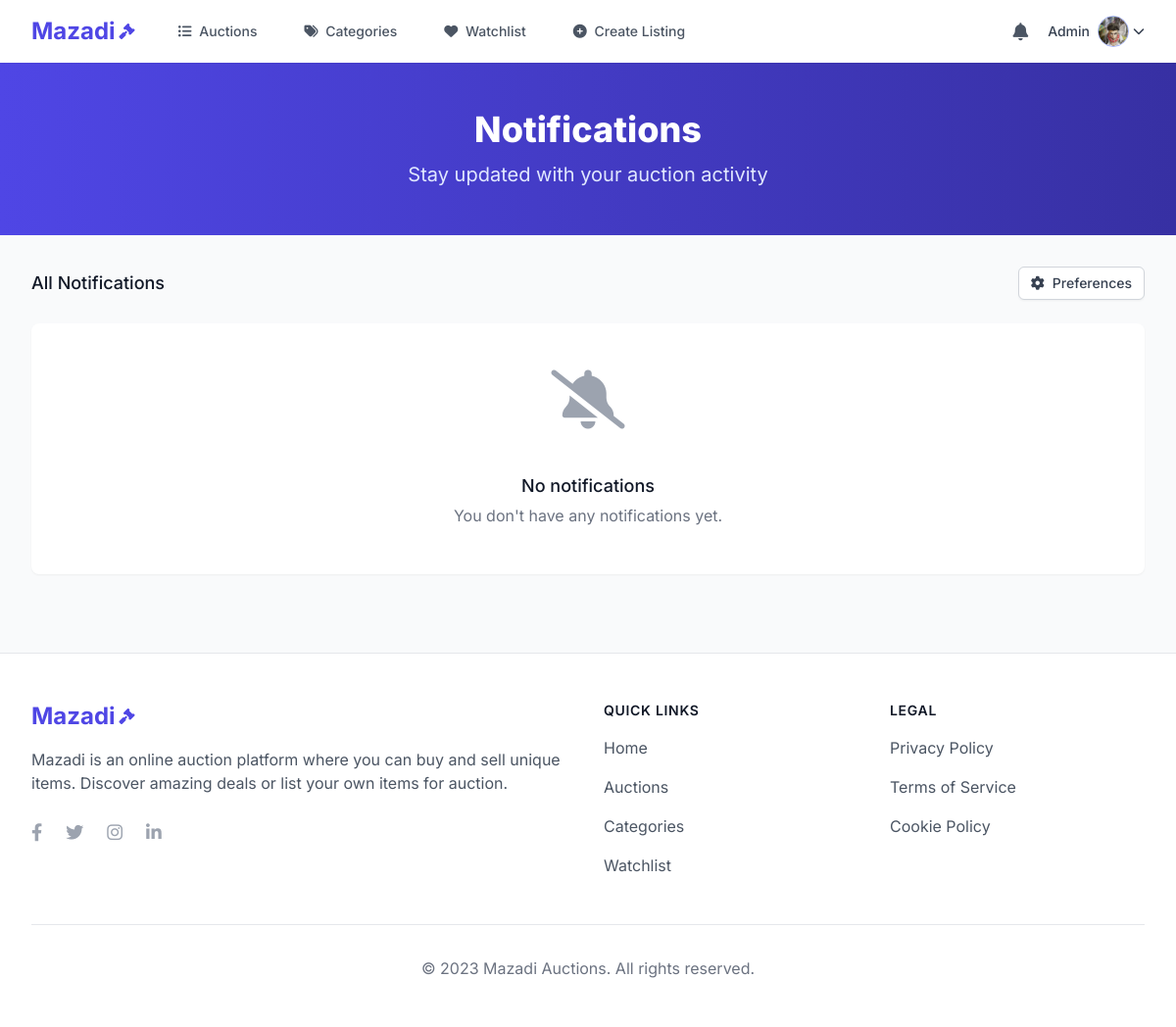
The page /notifications/ (signed in) on the database as committed earlier.
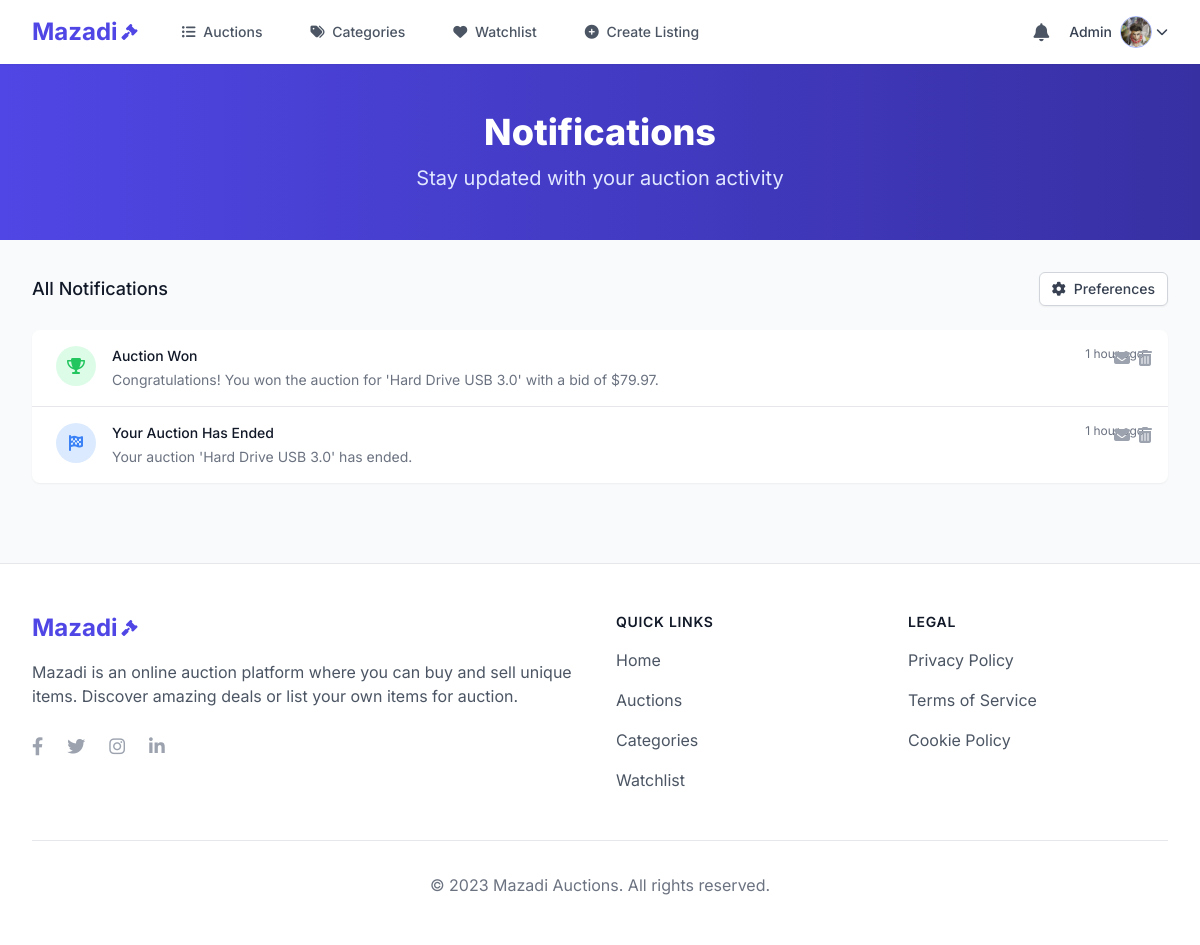
The same page on the database as committed later.
### notifications/models.py (models this page shows, shortened)
class Notification(models.Model):
    TYPE_CHOICES = [
        ('bid', 'New Bid'),
        ('outbid', 'Outbid'),
        ('auction_won', 'Auction Won'),
        ('auction_ended', 'Auction Ended'),
        ('comment', 'New Comment'),
        ('rating', 'New Rating'),
        ('message', 'New Message'),
        ('system', 'System Notification'),
    ]
    LEVEL_CHOICES = [
        ('info', 'Information'),
        ('success', 'Success'),
        ('warning', 'Warning'),
        ('error', 'Error'),
    ]
    user = models.ForeignKey(User, on_delete=models.CASCADE, related_name='notifications')
    title = models.CharField(max_length=100)
    message = models.TextField()
    notification_type = models.CharField(max_length=20, choices=TYPE_CHOICES)
    level = models.CharField(max_length=10, choices=LEVEL_CHOICES, default='info')
    link = models.CharField(max_length=255, blank=True, null=True)
    content_type = models.ForeignKey(ContentType, on_delete=models.CASCADE, null=True, blank=True)
    object_id = models.PositiveIntegerField(null=True, blank=True)
    content_object = GenericForeignKey('content_type', 'object_id')
    is_read = models.BooleanField(default=False)
    is_deleted = models.BooleanField(default=False)
    created_at = models.DateTimeField(auto_now_add=True)
    updated_at = models.DateTimeField(auto_now=True)
    class Meta:
        ordering = ['-created_at']
        indexes = [
            models.Index(fields=['user', 'is_read', 'created_at']),
            models.Index(fields=['notification_type']),
        ]
    @property
    def time_since(self):
        now = timezone.now()
        diff = now - self.created_at
        if diff.days > 0:
            if diff.days == 1:
                return "1 day ago"
            return f"{diff.days} days ago"
        hours = diff.seconds // 3600
        if hours > 0:
            if hours == 1:
                return "1 hour ago"
            return f"{hours} hours ago"
    @property
    def icon_class(self):
        icon_map = {
            'bid': 'fa-gavel',
            'outbid': 'fa-arrow-up',
            'auction_won': 'fa-trophy',
            'auction_ended': 'fa-flag-checkered',
            'comment': 'fa-comment',
            'rating': 'fa-star',
            'message': 'fa-envelope',
            'system': 'fa-bell',
        }
        return icon_map.get(self.notification_type, 'fa-bell')
    @property
    def color_class(self):
        color_map = {
            'info': 'text-blue-500',
            'success': 'text-green-500',
            'warning': 'text-yellow-500',
            'error': 'text-red-500',
        }
        return color_map.get(self.level, 'text-gray-500')
    @property
    def bg_color_class(self):
        color_map = {
            'info': 'bg-blue-100',
            'success': 'bg-green-100',
            'warning': 'bg-yellow-100',
            'error': 'bg-red-100',
        }
        return color_map.get(self.level, 'bg-gray-100')

### notifications/views.py (the view)
# urls.py: path('', views.notification_list, name='notification_list'),
@login_required
def notification_list(request):
    notifications = Notification.objects.filter(
        user=request.user,
        is_deleted=False
    ).order_by('-created_at')
    paginator = Paginator(notifications, 10)  # Show 10 notifications per page
    page_number = request.GET.get('page')
    page_obj = paginator.get_page(page_number)
    try:
        preferences = request.user.notification_preferences
    except NotificationPreference.DoesNotExist:
        preferences = NotificationPreference.objects.create(user=request.user)
    context = {
        'page_obj': page_obj,
        'unread_count': get_unread_notification_count(request.user),
        'preferences': preferences,
    }
    return render(request, 'notifications/notification_list.html', context)

### notifications/context_processors.py (called while the page is built)
def notification_count(request):
    if request.user.is_authenticated:
        unread_count = Notification.objects.filter(
            user=request.user,
            is_read=False,
            is_deleted=False
        ).count()
        return {
            'unread_notification_count': unread_count
        }
    return {
        'unread_notification_count': 0
    }

### notifications/utils.py (called while the page is built)
def get_unread_notification_count(user):
    return Notification.objects.filter(user=user, is_read=False, is_deleted=False).count()

### notifications/templates/notifications/notification_list.html (shortened to what the changed rows need)
{% extends "auctions/layout.html" %}
{% load static %}
{% block body %}
<div class="bg-gradient-to-r from-primary-600 to-primary-800 py-12">
    <div class="max-w-7xl mx-auto px-4 sm:px-6 lg:px-8">
        <div class="text-center">
            <h1 class="text-3xl font-extrabold text-white sm:text-4xl">
                Notifications
            </h1>
        </div>
    </div>
</div>
<div class="max-w-7xl mx-auto px-4 sm:px-6 lg:px-8 py-8">
    <div class="bg-white shadow-sm rounded-lg overflow-hidden">
        {% if page_obj %}
            <ul class="divide-y divide-gray-200">
                {% for notification in page_obj %}
                    <li class="{% if not notification.is_read %}bg-blue-50{% endif %} hover:bg-gray-50 transition-colors duration-300">
                        <div class="px-4 py-4 sm:px-6 relative">
                            <div class="absolute top-4 right-4 flex space-x-2">
                                {% if notification.is_read %}
                                    <form action="{% url 'mark_notification_unread' notification.id %}" method="post" class="inline">
                                        <button type="submit" class="text-gray-400 hover:text-gray-500" title="Mark as unread">
                                            <i class="fas fa-envelope"></i>
                                        </button>
                                    </form>
                                {% endif %}
                                <form action="{% url 'delete_notification' notification.id %}" method="post" class="inline">
                                    <button type="submit" class="text-gray-400 hover:text-red-500" title="Delete notification">
                                        <i class="fas fa-trash-alt"></i>
                                    </button>
                                </form>
                            </div>
                            <a href="{% url 'notification_detail' notification.id %}" class="block">
                                <div class="flex items-start">
                                    <div class="flex-shrink-0">
                                        <div class="h-10 w-10 rounded-full flex items-center justify-center {{ notification.bg_color_class }}">
                                            <i class="fas {{ notification.icon_class }} {{ notification.color_class }}"></i>
                                        </div>
                                    </div>
                                    <div class="ml-4 flex-1">
                                        <div class="flex justify-between">
                                            <p class="text-sm font-medium text-gray-900">{{ notification.title }}</p>
                                            <p class="text-xs text-gray-500">{{ notification.time_since }}</p>
                                        </div>
                                        <p class="text-sm text-gray-500 mt-1">{{ notification.message }}</p>
                                    </div>
                                </div>
                            </a>
                        </div>
                    </li>
                {% endfor %}
            </ul>
        {% else %}
            <div class="text-center py-12">
                <div class="mx-auto h-24 w-24 text-gray-400">
                    <i class="fas fa-bell-slash text-6xl"></i>
                </div>
                <h3 class="mt-2 text-lg font-medium text-gray-900">No notifications</h3>
                <p class="mt-1 text-gray-500">You don't have any notifications yet.</p>
            </div>
        {% endif %}
    </div>
</div>
{% endblock %}

Rows that differ between the two databases and show on the page:
added Notification: is_read True (drawn), title "Auction Won", time_since "1 hour ago", message "Congratulations! You won the auction for 'Hard Drive USB 3.0' with a bid of $79.97."
added Notification: is_read True (drawn), title "Your Auction Has Ended", time_since "1 hour ago", message "Your auction 'Hard Drive USB 3.0' has ended."
Other text that changed with them:
text no longer shown: "No notifications You don't have any notifications yet."
